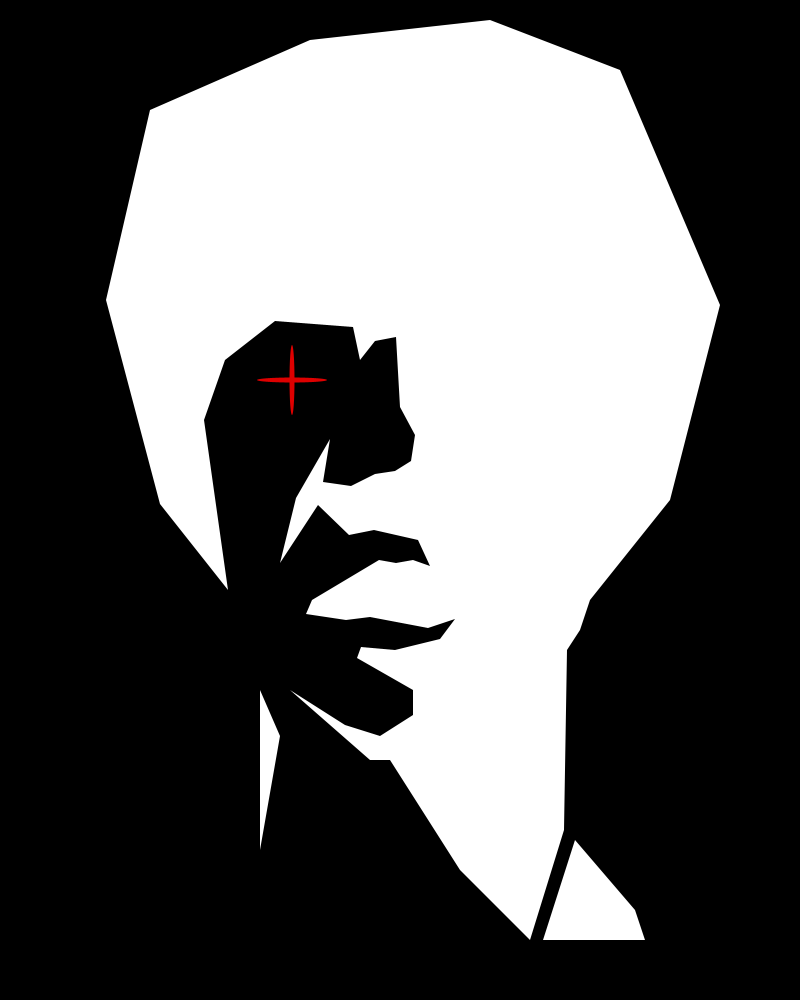
Frame 1 (no input)
Frame 60 (the mouse pressed at the canvas centre just before this capture): identical to frame 1, image omitted
Frame 120 (the mouse held since frame 60 and released just before this capture): blank canvas, image omitted

The Processing sketch that drew this single still picture (run headless with seeded random() and noise(); from frame 60 on, the mouse is pressed at the canvas centre):

// Processing sketch: processing_35589
// ── processing_35589.pde

void setup () {
size (800, 1000); 
smooth();

//black background, white face
strokeWeight (1); 
noStroke(); 

}

void draw(){
background (mouseY,mouseY,mouseY);
fill (1000-mouseY,1000-mouseY,1000-mouseY);

beginShape(); 
vertex(150,110); 
vertex(310,40); 
vertex(490,20); 
vertex(620,70); 
vertex(720,305); 
vertex(670,500); 
vertex(590,600); //1
vertex(580,630); 
vertex(567,650); 
vertex(564,830); 
vertex(530,940); 
vertex(460,870); 
vertex(390,760); 
vertex(370,760); //2
vertex(290,690); 
vertex(345,725); 
vertex(380,736); 
vertex(413,715); 
vertex(413,690); 
vertex(357,658); //3
vertex(361,647); 
vertex(395,650); 
vertex(440,639); 
vertex(455,619); //4
vertex(428,628); 
vertex(370,617); 
vertex(346,620); 
vertex(306,614); 
vertex(312,600); //5
vertex(379,560); 
vertex(396,563); 
vertex(413,560); 
vertex(430,566); 
vertex(418,540); 
vertex(374,530); 
vertex(349,535); //6
vertex(318,505); 
vertex(280,563); 
vertex(296,498); 
vertex(330,439); 
vertex(323,482); 
vertex(351,486); //7
vertex(375,474); 
vertex(395,471); 
vertex(411,461); 
vertex(415,435); //8
vertex(400,407); 
vertex(396,337); 
vertex(375,341); 
vertex(360,360); 
vertex(353,327); 
vertex(275,321); //9
vertex(225,360); 
vertex(204,420); 
vertex(228,590); 
vertex(160,504); //10
vertex(106,300); 
vertex(150,110); 
endShape();

beginShape(); 
vertex(280,736); 
vertex(260,690); 
vertex(260,850); 
endShape();

beginShape(); 
vertex(543,940); 
vertex(575,840); 
vertex(635,910); 
vertex(645,940);
endShape();


fill (222, 0, 0);  
ellipse (292, 380, 5, 70);
ellipse (292, 380, 70, 5);
}
                
                
